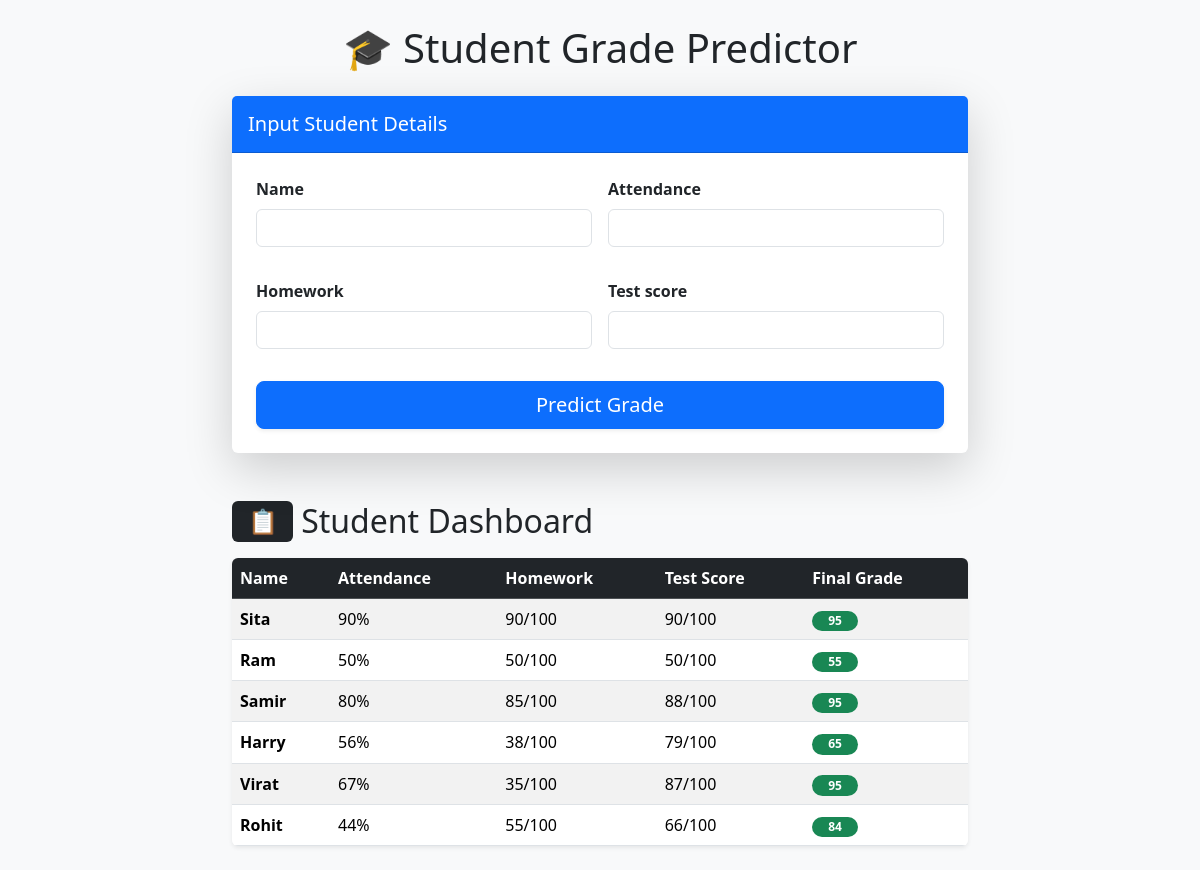
The page / on the database its author committed.
### grades/models.py (models this page shows, shortened)
class StudentGrade(models.Model):
    name = models.CharField(max_length=100)   # student name
    attendance = models.IntegerField()
    homework = models.IntegerField()
    test_score = models.IntegerField()
    final_grade = models.IntegerField()

### grades/views.py (the view)
# urls.py: path('', views.predict_grade, name='predict_grade'),
def predict_grade(request):
    prediction = None
    if request.method == "POST":
        form = StudentInputForm(request.POST)
        if form.is_valid():
            existing_student = StudentGrade.objects.filter(
                name=form.cleaned_data['name'],
                attendance=form.cleaned_data['attendance'],
                homework=form.cleaned_data['homework'],
                test_score=form.cleaned_data['test_score']
            ).first()
            if existing_student:
                prediction = existing_student.final_grade
            else:
                qs = StudentGrade.objects.exclude(final_grade=0).values(
                    "attendance", "homework", "test_score", "final_grade"
                )
                df = pd.DataFrame(list(qs))
                if not df.empty:
                    X = df[["attendance", "homework", "test_score"]]
                    y = df["final_grade"]
                    X_train, X_test, y_train, y_test = train_test_split(X, y, test_size=0.3, random_state=42)
                    model = LinearRegression().fit(X_train, y_train)
                    new_student = pd.DataFrame([[
                        form.cleaned_data['attendance'],
                        form.cleaned_data['homework'],
                        form.cleaned_data['test_score']
                    ]], columns=["attendance", "homework", "test_score"])
                    prediction = model.predict(new_student)[0]
                    prediction = round(prediction)  # Consistent rounding
                    StudentGrade.objects.create(
                        name=form.cleaned_data['name'],
                        attendance=form.cleaned_data['attendance'],
                        homework=form.cleaned_data['homework'],
                        test_score=form.cleaned_data['test_score'],
                        final_grade=prediction
                    )
    else:
        form = StudentInputForm()
    students = StudentGrade.objects.all()
    return render(request, "grades/predict.html", {
        "form": form,
        "prediction": prediction,
        "students": students
    })

### grades/forms.py
class StudentInputForm(forms.Form):
    name = forms.CharField(max_length=100)
    attendance = forms.IntegerField()
    homework = forms.IntegerField()
    test_score = forms.IntegerField()

### grades/templates/grades/predict.html (shortened to what this page needs)
{% extends "grades/base.html" %}
{% block content %}
<div class="row justify-content-center">
    <div class="col-md-8">
        <h1 class="mb-4 text-center">🎓 Student Grade Predictor</h1>
        <div class="card shadow-lg border-0 mb-5">
            <div class="card-header bg-primary text-white py-3">
                <h5 class="card-title mb-0">Input Student Details</h5>
            </div>
            <div class="card-body p-4">
                <form method="post" id="predictionForm" class="row g-3">
                    {% for field in form %}
                    <div class="col-md-6 mb-3">
                        <label for="{{ field.id_for_label }}" class="form-label fw-bold">{{ field.label }}</label>
                        {{ field }}
                    </div>
                    {% endfor %}
                    <div class="col-12 d-grid">
                        <button type="submit" class="btn btn-primary btn-lg shadow-sm">
                            Predict Grade
                        </button>
                    </div>
                </form>
            </div>
        </div>
        <h2 class="mb-3 d-flex align-items-center">
            <span class="badge bg-dark me-2">📋</span> Student Dashboard
        </h2>
        <div class="table-responsive shadow-sm rounded">
            <table class="table table-striped table-hover mb-0">
                <thead class="table-dark">
                    <tr>
                        <th>Name</th>
                        <th>Attendance</th>
                        <th>Homework</th>
                        <th>Test Score</th>
                        <th>Final Grade</th>
                    </tr>
                </thead>
                <tbody>
                    {% for student in students %}
                    <tr>
                        <td class="fw-bold">{{ student.name }}</td>
                        <td>{{ student.attendance }}%</td>
                        <td>{{ student.homework }}/100</td>
                        <td>{{ student.test_score }}/100</td>
                        <td>
                            <span class="badge bg-success rounded-pill px-3">{{ student.final_grade }}</span>
                        </td>
                    </tr>
                    {% empty %}
                    <tr>
                        <td colspan="5" class="text-center text-muted py-4">No student records found.</td>
                    </tr>
                    {% endfor %}
                </tbody>
            </table>
        </div>
    </div>
</div>
{% endblock %}

### rows shown on the page
StudentGrade: name "Sita", attendance "90", homework "90", test_score "90", final_grade "95"
StudentGrade: name "Ram", attendance "50", homework "50", test_score "50", final_grade "55"
StudentGrade: name "Samir", attendance "80", homework "85", test_score "88", final_grade "95"
StudentGrade: name "Harry", attendance "56", homework "38", test_score "79", final_grade "65"
StudentGrade: name "Virat", attendance "67", homework "35", test_score "87", final_grade "95"
StudentGrade: name "Rohit", attendance "44", homework "55", test_score "66", final_grade "84"

### other values the page prints
{{ field.label }} "Name" "Attendance" "Homework" "Test score"
